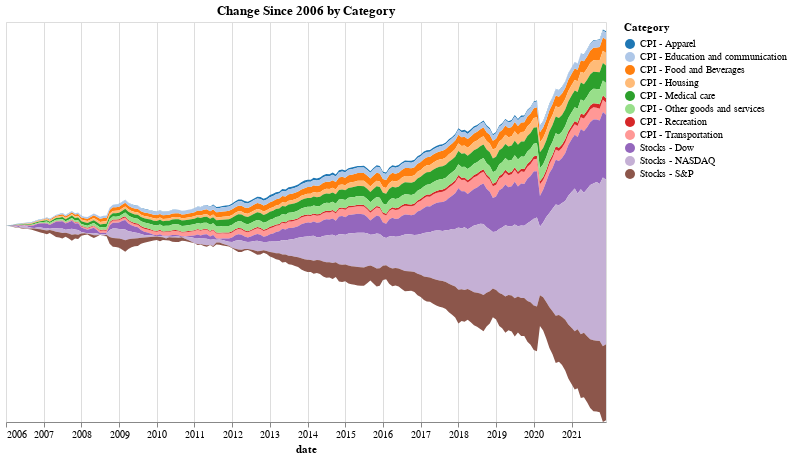

Notebook source saved alongside this figure:
### Code cell
# Area/Stream Chart
alt.Chart(df[['date','change','Category']][(df['date'] >= start_date) & (df['date'] <= end_date)],title='Change Since ' + str(start_year) + ' by Category').mark_area().encode(
    x = alt.X('date'),
    y = alt.Y('change', stack='center', axis=None),
    color = alt.Color('Category', scale=alt.Scale(scheme = c_scheme)),
    tooltip = 'Category'
).properties(height=400, width=600)#.interactive()

### Figure 1 — Vega-Lite specification as saved in the notebook (floating-point values rounded to 4 significant figures; data arrays with more than 128 entries replaced by an {"elided": "..."} marker saying what was removed)
{"config": {"view": {"continuousWidth": 400, "continuousHeight": 300}}, "data": {"name": "data-6f49687474773b25aa474ad4f538dc31"}, "mark": "area", "encoding": {"color": {"field": "Category", "scale": {"scheme": "category20"}, "type": "nominal"}, "tooltip": {"field": "Category", "type": "nominal"}, "x": {"field": "date", "type": "temporal"}, "y": {"axis": null, "field": "change", "stack": "center", "type": "quantitative"}}, "height": 400, "title": "Change Since 2006 by Category", "width": 600, "$schema": "https://vega.github.io/schema/vega-lite/v4.17.0.json", "datasets": {"data-6f49687474773b25aa474ad4f538dc31": {"elided": "2112 records"}}}
